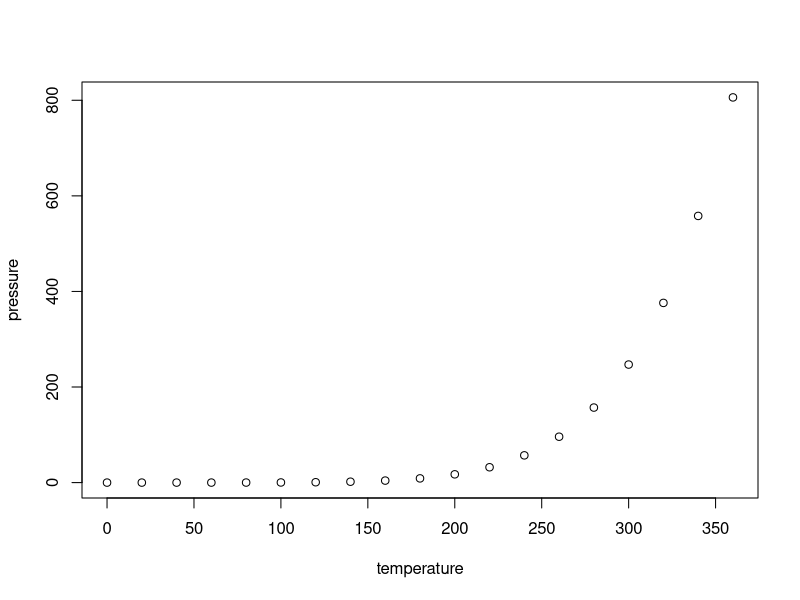
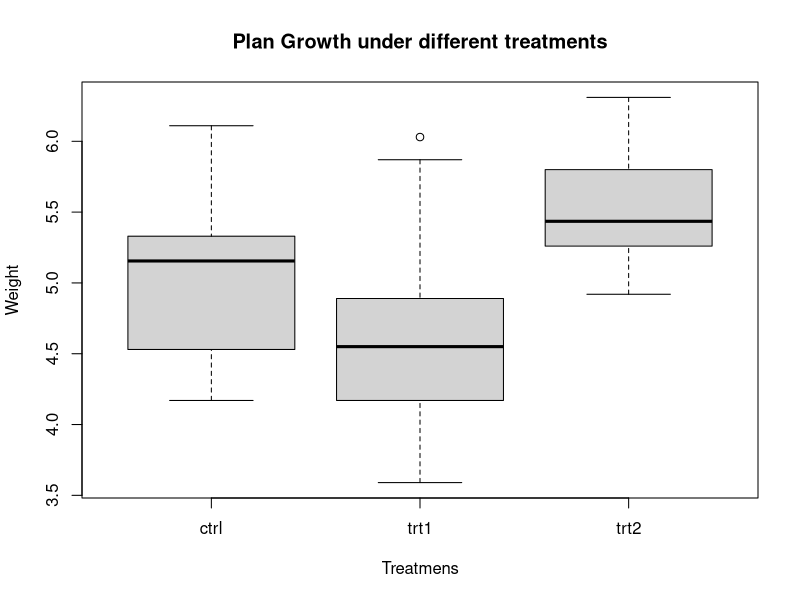
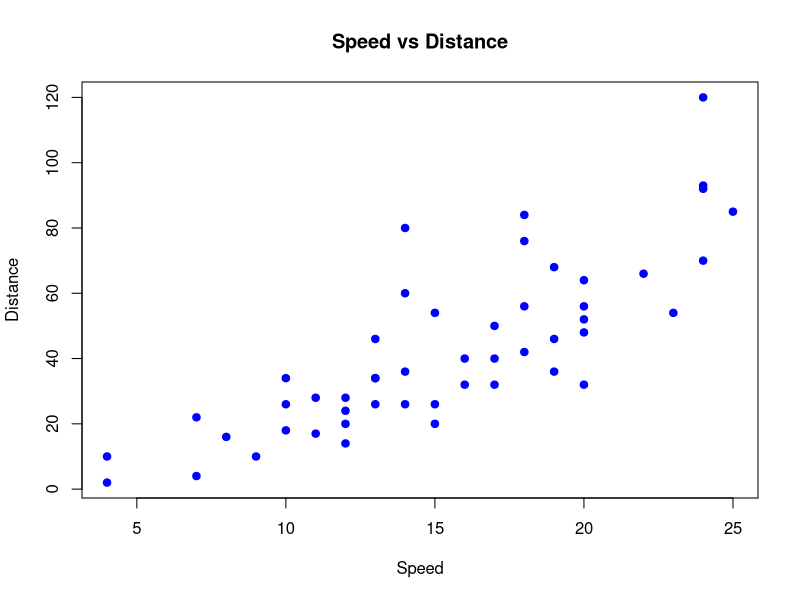

Generate these figures, in order, with R:
## ---- chunk 1
knitr::opts_chunk$set(echo = TRUE)
## ---- chunk 2
summary(cars)
## ---- chunk 3
plot(pressure)
## ---- chunk 4
 
data(PlantGrowth)

class(PlantGrowth)

head(PlantGrowth)

str(PlantGrowth)

mean(PlantGrowth)

class(PlantGrowth)

Plant.ctrl <- subset(PlantGrowth, group == "ctrl")[,-2] 

mean(Plant.ctrl)
#5.032

plant.trt1 <- subset(PlantGrowth, group == "trt1")[,-2]

mean(plant.trt1)

plant.trt2 <- subset(PlantGrowth, group == "trt2")[,-2]
                                                  

mean(plant.trt2)

plant.ctrl <- subset(PlantGrowth, group == "ctrl")[,-2]
median(plant.ctrl)

plant.trt1 <- subset(PlantGrowth, group == "trt1")[,-2]
median(plant.trt1)

plant.trt2 <- subset(PlantGrowth, group == "trt2")[,-2]
median(plant.trt2)




## ---- chunk 5
# boxplot of ctrl,trt1,trt2
ctrl <- PlantGrowth[grep("ctrl",rownames(PlantGrowth)),]
trt1 <- PlantGrowth[grep("trt1",rownames(PlantGrowth)),]
trt2 <- PlantGrowth[grep("trt2",rownames(PlantGrowth))]

boxplot(weight ~group, data=PlantGrowth,
        ylab="Weight",
        xlab="Treatmens",
        main="Plan Growth under different treatments")

## ---- chunk 6
head(cars)

summary(cars)

plot(cars$speed, cars$dist,
     main = "Speed vs Distance",
     xlab = "Speed",
     ylab = "Distance",
     pch = 19,
     col = "blue")
  

## ---- chunk 7
sessionInfo()
